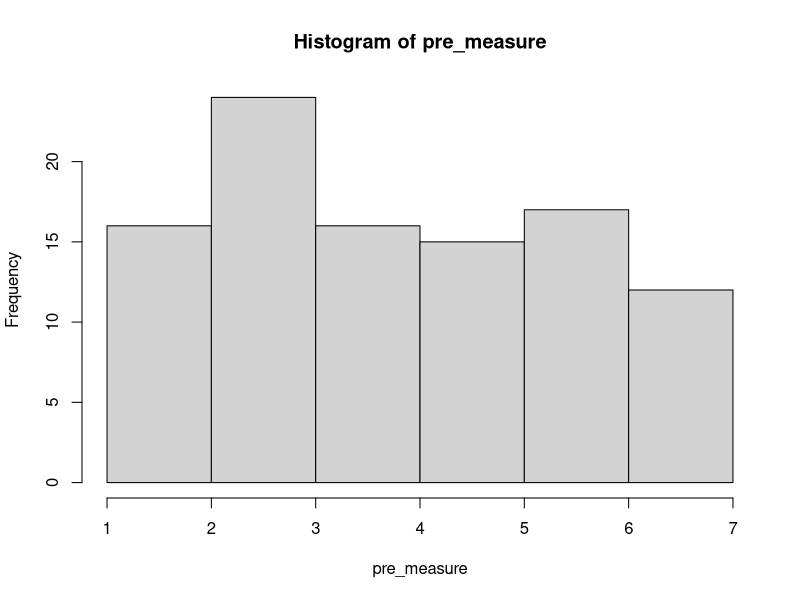
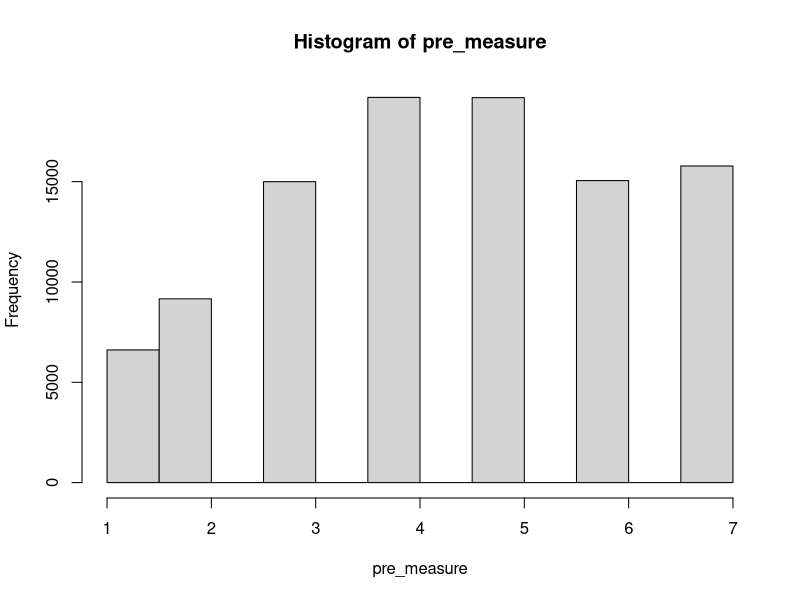
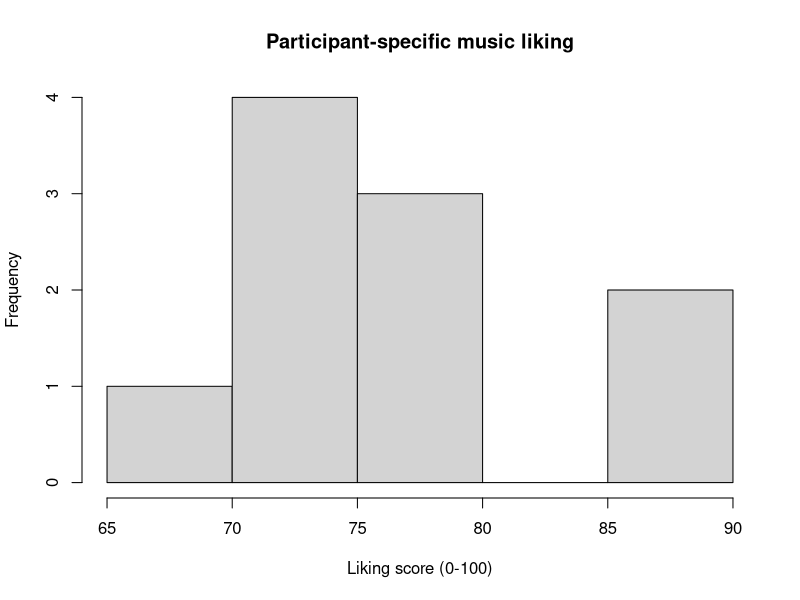
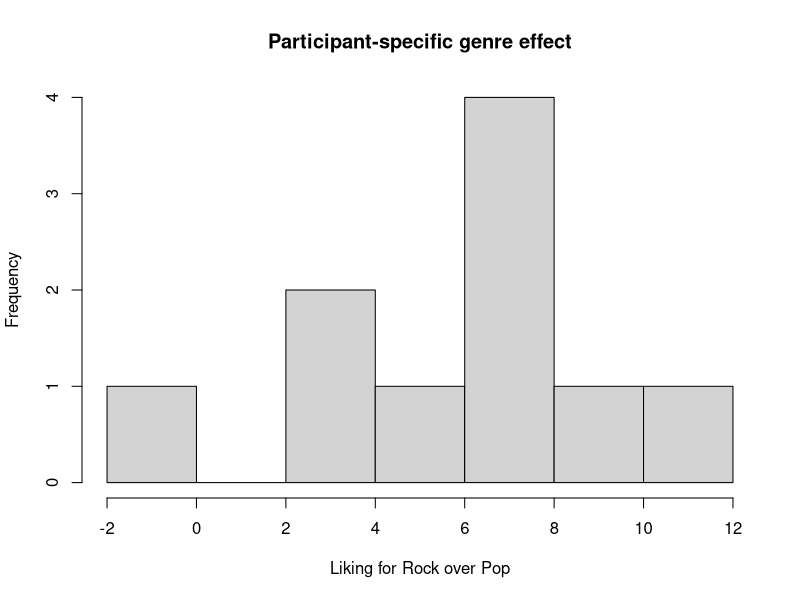
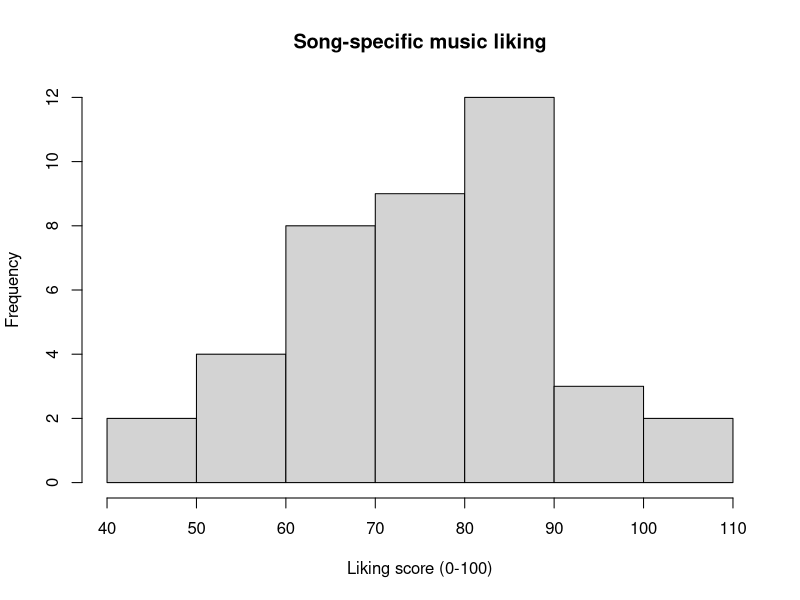

Write R code to recreate these figures, in order.
## ---- chunk 1
knitr::opts_chunk$set(echo = TRUE)
## ---- chunk 2
set.seed(234)


n_participants <- 100

b0 <- 0.5
b1 <- 0.2
error <- rnorm(n_participants, 0, 1)

group <- rep(c(0, 1), each = n_participants / 2)

design_matrix <- data.frame(b0, b1, group, error)

View(design_matrix)
## ---- chunk 3
design_matrix$Y <- design_matrix$b0 + design_matrix$b1 * design_matrix$group + design_matrix$error
View(design_matrix)
## ---- chunk 4
t.test(design_matrix$Y ~ design_matrix$group, var.equal = TRUE)
## ---- chunk 5
summary(lm(Y ~ group, data = design_matrix))
## ---- chunk 6
set.seed(345)

n_participants <- 100
pre_measure <- floor(rnorm(n_participants, 5, 2))
pre_measure
pre_measure <- ifelse(pre_measure < 1, 1, pre_measure)
pre_measure <- ifelse(pre_measure > 7, 7, pre_measure)
hist(pre_measure)

error <- rnorm(n_participants, 0, 1)

group <- rep(c(0, 1), each = n_participants / 2)

design_matrix <- data.frame(pre_measure, group, error)
design_matrix$group_effect <- ifelse(design_matrix$group == 1, 0.7, 0.5)

design_matrix$Y <- design_matrix$pre_measure + design_matrix$group_effect + design_matrix$error
## ---- chunk 7
summary(lm(Y ~ pre_measure + group , data = design_matrix))
## ---- chunk 8
library(car)
ancova_model <- aov(Y ~ pre_measure + group, data = design_matrix)
Anova(ancova_model, type="III")

## ---- chunk 9
set.seed(345)

n_participants <- 100000
pre_measure <- floor(rnorm(n_participants, 5, 2))

pre_measure <- ifelse(pre_measure < 1, 1, pre_measure)
pre_measure <- ifelse(pre_measure > 7, 7, pre_measure)
hist(pre_measure)

# b1 <- 0.2
error <- rnorm(n_participants, 0, 1)

group <- rep(c(0, 1), each = n_participants / 2)

design_matrix <- data.frame(pre_measure, group, error)
design_matrix$group_effect <- ifelse(design_matrix$group == 1, 0.7, 0.5)

design_matrix$Y <- design_matrix$pre_measure + design_matrix$group_effect  + design_matrix$error
## ---- chunk 10
summary(lm(Y ~ pre_measure + group, data = design_matrix))
## ---- chunk 11
set.seed(123)
n_participants <- 100
b0 <- 0.5
b1 <- 0.2

p_values <- c()

for(i in 1:1000){

  n_participants <- 100

  error <- rnorm(n_participants, 0, 1)

  group <- rep(c(0, 1), each = n_participants / 2)

  design_matrix <- data.frame(b0, b1, group, error)

  design_matrix$Y <- design_matrix$b0 + design_matrix$b1 * design_matrix$group + design_matrix$error

  simulated_p_value <- t.test(design_matrix$Y ~ design_matrix$group, var.equal = TRUE)$p.value

  p_values <- c(p_values, simulated_p_value)

}

power <- sum(p_values < 0.05) / length(p_values)
print(power)
## ---- chunk 12
generate_design <- function(n_participants, n_genres, n_songs){
  
  
  design_matrix <- expand.grid(participant = 1:n_participants, genre = 1:n_genres, song = 1:n_songs) # adding song to expand.grid
  design_matrix$genre <- ifelse(design_matrix$genre ==1, "rock", "pop")
  design_matrix$song <- paste0(design_matrix$genre, "_", design_matrix$song) 
  return(design_matrix)
}
## ---- chunk 13
n_participants <- 10
n_genres <- 2
n_songs <- 20

song_data <- generate_design(n_participants = n_participants, n_genres = n_genres, n_songs = n_songs)
View(song_data)
## ---- chunk 14
b0 <- 75 # this is what we think the overall liking is across genres in the population
b1 <- 5 # this is the difference between rock and pop songs, meaning that people on average like rock songs 5 points more than pop songs

## ---- chunk 15
set.seed(123)

sd_u0 <- 7 # this is the standard deviation of the random intercepts
U0 <- rnorm(n_participants, 0, sd_u0) # this is the random intercept for each participant
print(U0)

hist(75+U0, main = "Participant-specific music liking", xlab = "Liking score (0-100)")
## ---- chunk 16
set.seed(123)

sd_error <- 10 # this is the standard deviation of the error term aka residual variance
error <- rnorm(nrow(song_data), 0, sd_error) 

song_data1 <- song_data

for(i in 1:nrow(song_data1)){
  u0 <- U0[song_data1$participant[i]]
  x <- ifelse(song_data1$genre[i] == "rock", 1, 0)
  song_data1$Y[i] <- b0 + u0 + b1 * x + error[i]
}
View(song_data1)
## ---- chunk 17
library(lme4)
song_model_1 <- lmer(Y ~ genre + (1|participant), data = song_data1)
summary(song_model_1)
## ---- chunk 18
set.seed(123)
sd_u0 <- 0.1 # this is the standard deviation of the random intercepts

U0 <- rnorm(n_participants, 0, sd_u0) # this is the random intercept for each participant

## ---- chunk 19
set.seed(123)
song_data2 <- song_data
for(i in 1:nrow(song_data2)){

  u0 <- U0[song_data2$participant[i]]
  x <- ifelse(song_data2$genre[i] == "rock", 1, 0)

  song_data2$Y[i] <- b0 + u0 + b1 * x + error[i]
}
## ---- chunk 20
song_model_2 <- lmer(Y ~ genre + (1|participant), data = song_data2)
summary(song_model_2)
## ---- chunk 21
song_model_3 <- lm(Y ~ genre, data = song_data2)
summary(song_model_3)
## ---- chunk 22

song_model_4 <- lm(Y ~ genre, data = song_data1)
summary(song_model_4)
## ---- chunk 23
set.seed(123)

sd_u0 <- 7 # this is the standard deviation of the random intercepts
U0 <- rnorm(n_participants, 0, sd_u0) # this is the random intercept for each participant

sd_u1 <- 3.5 # this is the standard deviation of the random slopes
U1 <- rnorm(n_participants, 0, sd_u1) # this is the set of random slopes for each participant
hist(5+U1, main = "Participant-specific genre effect", xlab = "Liking for Rock over Pop")
## ---- chunk 24

song_data3 <- song_data
for(i in 1:nrow(song_data3)){
  u0 <- U0[song_data3$participant[i]]
  u1 <- U1[song_data3$participant[i]]
  x <- ifelse(song_data3$genre[i] == "rock", 1, 0)

  song_data3$Y[i] <- b0 + u0 + (b1 + u1) * x + error[i]
}

## ---- chunk 25
song_model_5 <- lmer(Y ~ genre + (1+genre|participant), data = song_data3)
summary(song_model_5)
## ---- chunk 26
set.seed(123)

sd_w0 <- 15
W0 <- rnorm(n_songs*2, 0, sd_w0) #n_songs*2 as n_songs is the number of songs per genre


hist(75+W0, main = "Song-specific music liking", xlab = "Liking score (0-100)")
## ---- chunk 27
song_data4 <- song_data

for(i in 1:nrow(song_data4)){

  u0 <- U0[song_data4$participant[i]]
  u1 <- U1[song_data4$participant[i]]
  w0 <- W0[which(unique(song_data4$song) == song_data4$song[i])]
  x <- ifelse(song_data4$genre[i] == "rock", 1, 0)

  song_data4$Y[i] <- b0  + u0  + w0  + (b1 + u1) * x + error[i]
}
## ---- chunk 28
song_model_6 <- lmer(Y ~ genre + (1+genre|participant) + (1|song), data = song_data4)
summary(song_model_6)
## ---- chunk 29
n_participants_large <- 100
n_genres <- 2
n_songs <- 80

song_data_large <- generate_design(n_participants = n_participants_large, n_genres = n_genres, n_songs = n_songs)
## ---- chunk 30
song_data5 <- song_data_large

set.seed(456)
U0_large <- rnorm(n_participants_large, 0, sd_u0)
U1_large <- rnorm(n_participants_large, 0, sd_u1)
W0_large <- rnorm(length(unique(song_data5$song)), 0, sd_w0) 
error_large <- rnorm(nrow(song_data5), 0, sd_error)
## ---- chunk 31



for(i in 1:nrow(song_data5)){

  u0 <- U0_large[song_data5$participant[i]]
  u1 <- U1_large[song_data5$participant[i]]
  w0 <- W0[which(unique(song_data5$song) == song_data5$song[i])]
  x <- ifelse(song_data5$genre[i] == "rock", 1, 0)

  song_data5$Y[i] <- b0  + u0  + w0  + (b1 + u1) * x + error_large[i]
}

## ---- chunk 32
song_model_7 <- lmer(Y ~ genre + (1+genre|participant) + (1|song), data = song_data5)
summary(song_model_7)
## ---- chunk 33
set.seed(4356) # use other simulation seed
U0_large <- rnorm(n_participants_large, 0, sd_u0)
U1_large <- rnorm(n_participants_large, 0, sd_u1)
W0_large <- rnorm(length(unique(song_data5$song)), 0, sd_w0) 
error_large <- rnorm(nrow(song_data5), 0, sd_error)
## ---- chunk 34

for(i in 1:nrow(song_data5)){

  u0 <- U0_large[song_data5$participant[i]]
  u1 <- U1_large[song_data5$participant[i]]
  w0 <- W0[which(unique(song_data5$song) == song_data5$song[i])]
  x <- ifelse(song_data5$genre[i] == "rock", 1, 0)

  song_data5$Y[i] <- b0  + u0  + w0  + (b1 + u1) * x + error_large[i]
}

## ---- chunk 35
song_model_8 <- lmer(Y ~ genre + (1+genre|participant) + (1|song), data = song_data5)
summary(song_model_8)
## ---- chunk 36
summary(song_model_8)
## ---- chunk 37
library(MASS)
corr_u01 <- -0.2 # this will be the correlation between the random effects
sigma_u01 <- matrix(c(sd_u0^2, sd_u0*sd_u1*corr_u01, sd_u0*sd_u1*corr_u01, sd_u1^2), ncol = 2)
print(sigma_u01)
## ---- chunk 38
set.seed(123)
U01 <- mvrnorm(n_participants_large,c(0,0),sigma_u01)
print(U01)

cor(U01)
## ---- chunk 39
song_data6 <- song_data_large

U0_correlated <- U01[,1] # as U0 we take the first column of the U01 matrix, as this contains the random intercept terms
U1_correlated <- U01[,2] # as U1 we take the second column of the U01 matrix, as this contains the random slope terms


for(i in 1:nrow(song_data6)){

  u0 <- U0_correlated[song_data6$participant[i]]
  u1 <- U1_correlated[song_data6$participant[i]]
  w0 <- W0[which(unique(song_data6$song) == song_data6$song[i])]
  x <- ifelse(song_data6$genre[i] == "rock", 1, 0)

  song_data6$Y[i] <- b0  + u0  + w0  + (b1 + u1) * x + error_large[i]
}
## ---- chunk 40
song_model_9 <- lmer(Y ~ genre + (1+genre|participant) + (1|song), data = song_data6)
summary(song_model_9)
## ---- chunk 41
b0 <- 50
total_error <- 25
## ---- chunk 42
sd_u0 <- 0.25 * total_error
## ---- chunk 43
sd_u1 <- 0.05 * total_error
## ---- chunk 44
sd_w0 <- 0.25 * total_error
## ---- chunk 45
sd_error <- sqrt(total_error - sd_u0 - sd_u1 - sd_w0)
## ---- chunk 46
song_data7 <- song_data_large
set.seed(123)
U0 <- rnorm(n_participants_large, 0, sd_u0)
U1 <- rnorm(n_participants_large, 0, sd_u1)
W0 <- rnorm(length(unique(song_data7$song)), 0, sd_w0)
error <- rnorm(nrow(song_data7), 0, sd_error)

for(i in 1:nrow(song_data7)){

  u0 <- U0[song_data7$participant[i]]
  u1 <- U1[song_data7$participant[i]]
  w0 <- W0[which(unique(song_data5$song) == song_data7$song[i])]
  x <- ifelse(song_data7$genre[i] == "rock", 1, 0)

  song_data7$Y[i] <- b0  + u0  + w0  + (b1 + u1) * x + error[i]
}
## ---- chunk 47
song_model_10 <- lmer(Y ~ genre + (1+genre|participant) + (1|song), data = song_data7)
summary(song_model_10)
## ---- chunk 48

song_data8 <- song_data_large
set.seed(123)
n_participants <- 500
country_list <- sample(c("A", "B", "C", "D", "E"),size = length(unique(song_data8$participant)), prob = c(0.25, 0.15, 0.05, 0.35, 0.2), replace = T)

for(i in 1:nrow(song_data8)){
  song_data8$country[i] <- country_list[song_data8$participant[i]]
}
View(song_data8)
## ---- chunk 49
sd_u0 <- 7
sd_cu0 <- 0.1 * sd_u0
sd_u0 <- 7*0.9
## ---- chunk 50
set.seed(123)
U0 <- rnorm(n_participants, 0, sd_u0)
CU0 <- rnorm(length(unique(song_data8$country)), 0, sd_cu0)
U1 <- rnorm(n_participants, 0, sd_u1)
W0 <- rnorm(length(unique(song_data8$song)), 0, sd_w0)
error <- rnorm(nrow(song_data8), 0, sd_error)

for(i in 1:nrow(song_data8)){

  u0 <- U0[song_data8$participant[i]]
  cu0 <- CU0[which(unique(song_data8$country) == song_data8$country[i])]
  u1 <- U1[song_data8$participant[i]]
  w0 <- W0[which(unique(song_data8$song) == song_data8$song[i])]
  x <- ifelse(song_data8$genre[i] == "rock", 1, 0)

  song_data8$Y[i] <- b0  + u0 + cu0 + w0  + (b1 + u1) * x + error[i]
}
## ---- chunk 51
song_model_11 <- lmer(Y ~ genre + (1+genre|participant) + (1|song) + (1|country), data = song_data8)
summary(song_model_11)
